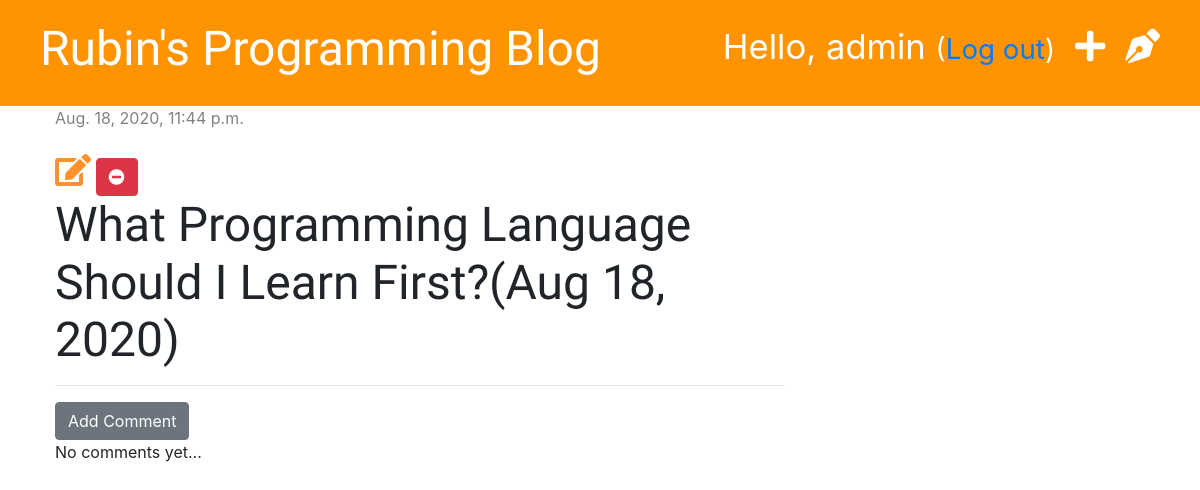
The page /post/1/ (signed in) on the database as committed earlier.
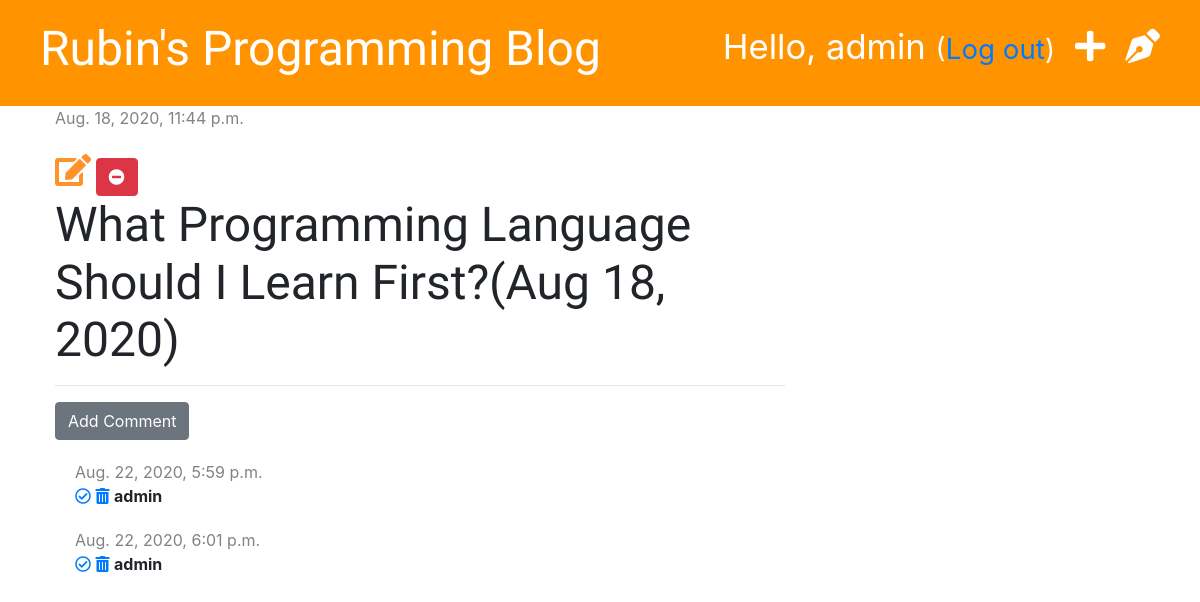
The same page on the database as committed later.
### blog/models.py (models this page shows, shortened)
class Comment(models.Model):
    post = models.ForeignKey('blog.Post', on_delete=models.CASCADE, related_name='comments')
    author = models.CharField(max_length=200)
    text = models.TextField()
    created_date = models.DateTimeField(default=timezone.now)
    approved = models.BooleanField(default = False)

### blog/views.py (the view)
# urls.py: path('post/<int:pk>/', views.post_detail, name='post_detail'),
def post_detail(request, pk):
    post = get_object_or_404(Post, pk=pk)
    stuff_for_frontend = {'post': post}
    return render(request, 'blog/post_detail.html', stuff_for_frontend)

### blog/templatetags/markdownify.py (called while the page is built)
@register.filter
def markdown(value):
    renderer = HighlightRenderer()
    markdown = mistune.Markdown(renderer=renderer)
    return markdown(value)

### blog/templates/blog/post_detail.html (shortened to what this page needs)
{% extends 'blog/base.html' %}
{% load markdownify %}
{% block content %}
<div class="post">
    {% if post.published_date %}
        <div class="date">
            {{ post.published_date }}
        </div>
    {% else %}
        <a href="{% url 'post_publish' pk=post.pk %}" class="btn btn-primary">Publish</a>
    {% endif %}
    <br>
    {% if user.is_authenticated%}
    <a href="{% url 'post_edit' pk=post.pk %}"><i class="fas fa-edit fa-2x" style="color: #ff922b;"></i></a>
    {% endif %}
    <a href="{% url 'post_delete' pk=post.pk %}" class="btn btn-danger"
    onclick="return confirm('Are you sure you want to delete this post')">
    <i class="fas fa-minus-circle"></i></a>
    <h1>{{ post.title }}</h1>
    <hr>
    <a href="{% url 'add_comment_to_post' pk=post.pk %}" class="btn btn-secondary">Add Comment</a>
    {% for comment in post.comments.all %}
        {% if user.is_authenticated or comment.approved %}
        <div class="comment">
            <div class="date">
                {{ comment.created_date }}
            </div>
            {% if not comment.approved and user.is_superuser %}
                <a href="{% url 'comment_approve' pk=comment.pk %}"><i class="far fa-check-circle"></i></a>
                <a href="{% url 'comment_remove' pk=comment.pk %}"><i class="fas fa-trash-alt"></i></a>
            {% endif %}
            <strong>{{comment.author}}</strong>
        </div>
        {% endif %}
    {% empty %}
        <p>No comments yet...</p>
    {% endfor %}
</div>
{% endblock %}

Rows that differ between the two databases and show on the page:
added Comment: created_date "Aug. 22, 2020, 5:59 p.m.", approved False (drawn), author "admin"
added Comment: created_date "Aug. 22, 2020, 6:01 p.m.", approved False (drawn), author "admin"
Other text that changed with them:
text no longer shown: "No comments yet..."
